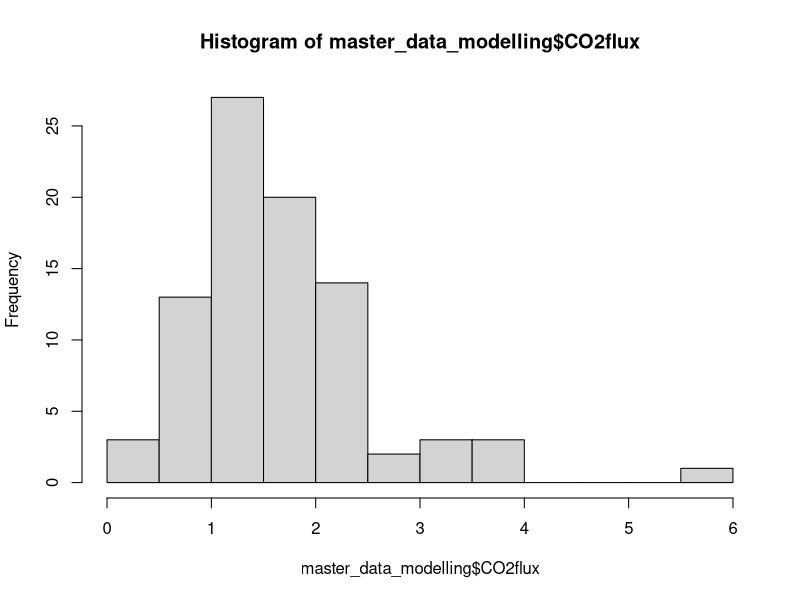
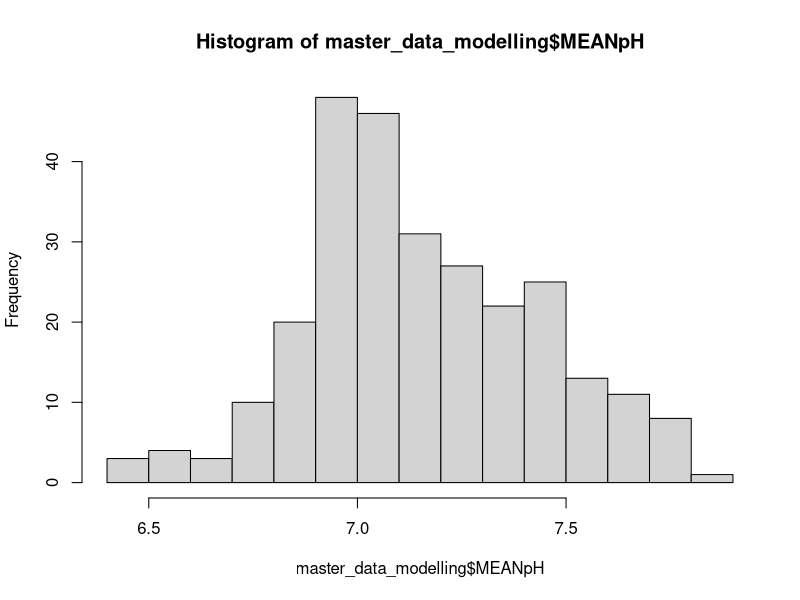
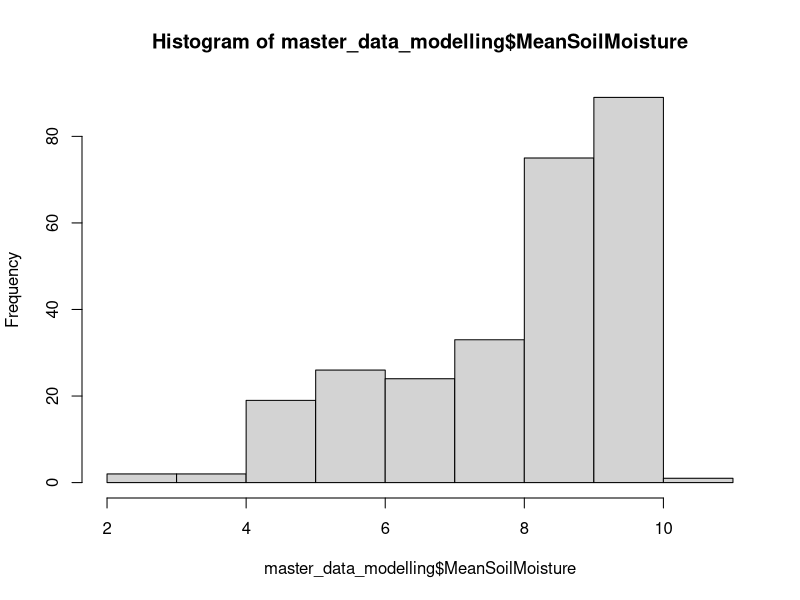
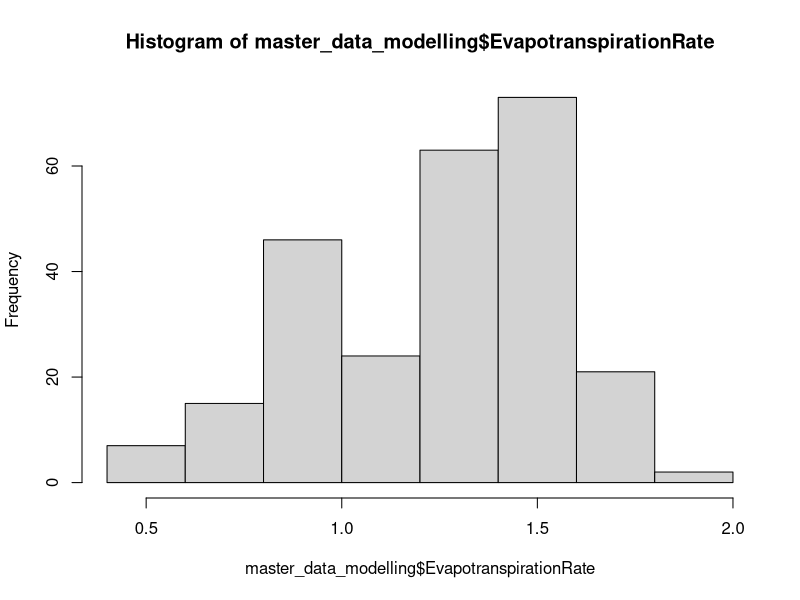
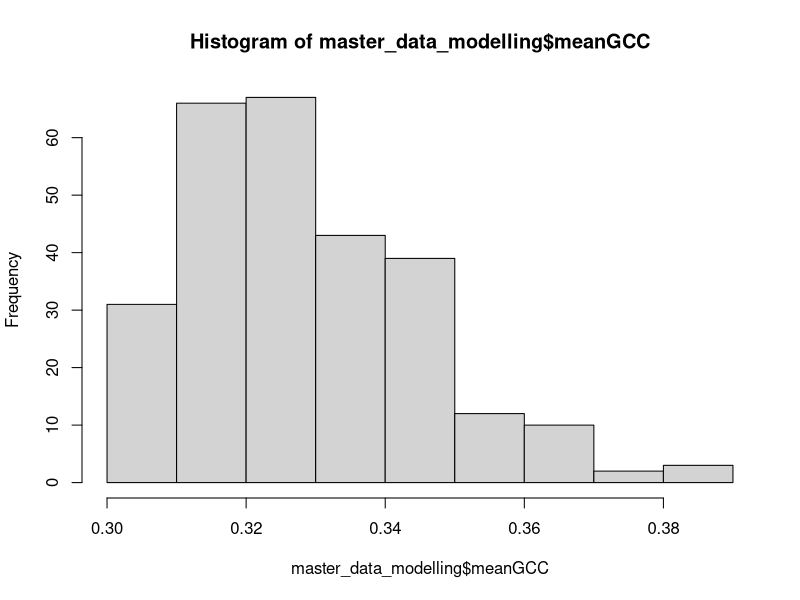
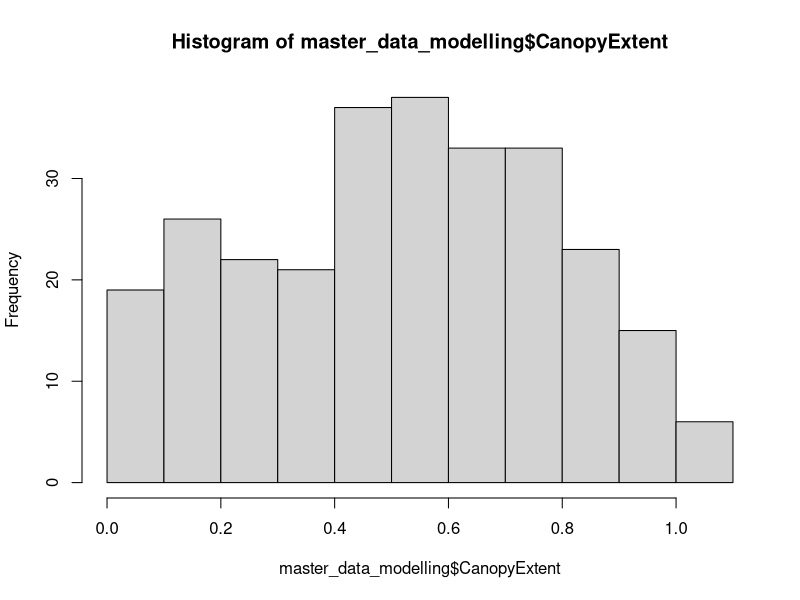
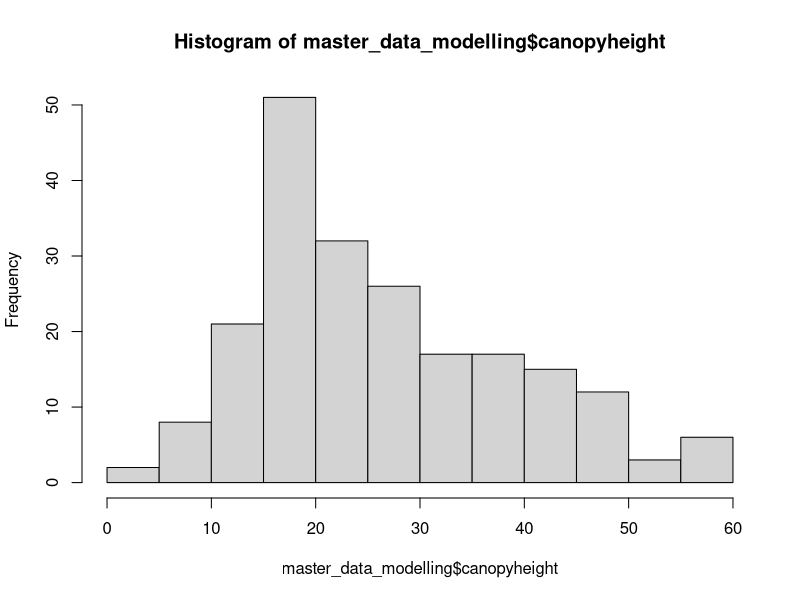

Write R code to recreate these figures, in order. (Note: this script raises an error after producing the figures.)

#### NOT USED IN FINAL PAPER ####

############ source: Coding Club ###########
###### edited by Samantha Solis de Ovando ######
setwd("~/Documents/UndergradThesis/data")
####################### LOAD DATA FOR MODELLING #######################
library(readr)

### this is the ONLY sheet I should use for modelling ##
master_data_modelling <- read_csv("shifted_dataset.csv")

head(master_data_modelling)

############################ VISUALIZE DATA ############################
# response variable histogram
#CO2 flux
hist(master_data_modelling$CO2flux)

#pH
hist(master_data_modelling$MEANpH)

#moisture
hist(master_data_modelling$MeanSoilMoisture)

#evapotranspiration
hist(master_data_modelling$EvapotranspirationRate)

#meanGCC
hist(master_data_modelling$meanGCC)

#cover
hist(master_data_modelling$CanopyExtent)

#canopy height
hist(master_data_modelling$canopyheight)

### IMPORTANT ### 
### NONE OF THE RESPONSE VARIABLES HAVE A NORMAL DISTRIBUTION ###
############## THIS IS DUE DATA BEING REPEATED MEASURES ON THE SAME SAMPLES LIKELY ###########

########################################################################
########################## BASIC LINEAR MODEL ##########################
########################################################################

#### plant productivity #####

#greenness (scale 0-1)
basic.lm <- lm(meanGCC ~ CanopyHeight, data = master_data_modelling)
summary(basic.lm)

#cover (scale 0-1)
basic.lm <- lm(CanopyExtent ~ MeanSoilMoisture, data = master_data_modelling)
summary(basic.lm)

#canopy height (cm)
basic.lm <- lm(canopyheight ~ MeanSoilMoisture, data = master_data_modelling)
summary(basic.lm)


###### mixed effects model ######
### structure for my data: y∼Treatment∗measurement.week+(1∣Sample)
### NEXT STEPS: run post-hoc to ID week
install.packages("lmerTest")
library(lmerTest)

library(lme4)
model2 <- lmer(CO2flux ~ Treatment * factor(measurement.week) + (1 | PotID), data = master_data_modelling) ##moisture*treatment = is there a difference in mositure by treatment
summary(mixed.lmer)
library(lmerTest)
summary(linear.mixed.effects.model)

library(emmeans)
install.packages("emmeans")
library(lme4)
library(emmeans)
emmeans(linear.mixed.effects.model,
        pairwise ~ Treatment | measurement.week)
